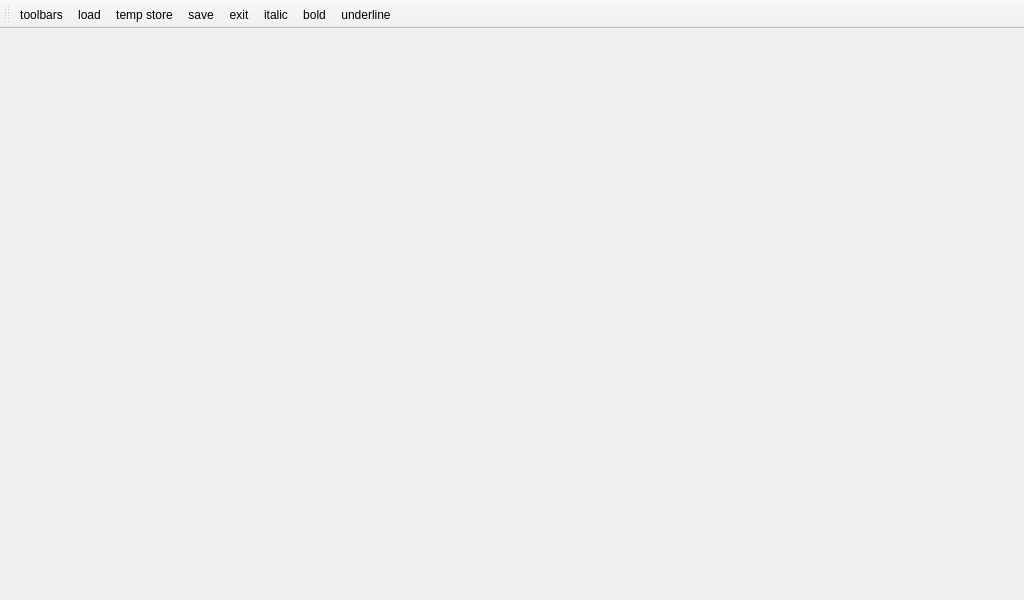
<?xml version="1.0" encoding="UTF-8"?>
<ui version="4.0">
 <class>EasyNoteMainWindow</class>
 <widget class="QMainWindow" name="EasyNoteMainWindow">
  <property name="geometry">
   <rect>
    <x>0</x>
    <y>0</y>
    <width>1024</width>
    <height>600</height>
   </rect>
  </property>
  <property name="minimumSize">
   <size>
    <width>1024</width>
    <height>600</height>
   </size>
  </property>
  <property name="windowTitle">
   <string>EasyNoteMainWindow</string>
  </property>
  <widget class="SideBarWidget" name="centralwidget"/>
  <widget class="QToolBar" name="toolBar">
   <property name="windowTitle">
    <string>toolBar</string>
   </property>
   <property name="toolButtonStyle">
    <enum>Qt::ToolButtonStyle::ToolButtonTextUnderIcon</enum>
   </property>
   <attribute name="toolBarArea">
    <enum>TopToolBarArea</enum>
   </attribute>
   <attribute name="toolBarBreak">
    <bool>false</bool>
   </attribute>
   <addaction name="actiontoolbars"/>
   <addaction name="actionload"/>
   <addaction name="actiontemp_store"/>
   <addaction name="actionsave"/>
   <addaction name="actionexit"/>
   <addaction name="actionitalic"/>
   <addaction name="actionbold"/>
   <addaction name="actionunderline"/>
  </widget>
  <action name="actionexit">
   <property name="icon">
    <iconset resource="../sources/icons.qrc">
     <normaloff>:/icons/exit.png</normaloff>:/icons/exit.png</iconset>
   </property>
   <property name="text">
    <string>exit</string>
   </property>
   <property name="menuRole">
    <enum>QAction::MenuRole::NoRole</enum>
   </property>
  </action>
  <action name="actiontoolbars">
   <property name="icon">
    <iconset resource="../sources/icons.qrc">
     <normaloff>:/icons/toolbox.png</normaloff>:/icons/toolbox.png</iconset>
   </property>
   <property name="text">
    <string>toolbars</string>
   </property>
   <property name="menuRole">
    <enum>QAction::MenuRole::NoRole</enum>
   </property>
  </action>
  <action name="actionload">
   <property name="icon">
    <iconset resource="../sources/icons.qrc">
     <normaloff>:/icons/open.png</normaloff>:/icons/open.png</iconset>
   </property>
   <property name="text">
    <string>load</string>
   </property>
   <property name="menuRole">
    <enum>QAction::MenuRole::NoRole</enum>
   </property>
  </action>
  <action name="actionsave">
   <property name="icon">
    <iconset resource="../sources/icons.qrc">
     <normaloff>:/icons/save.png</normaloff>:/icons/save.png</iconset>
   </property>
   <property name="text">
    <string>save</string>
   </property>
   <property name="menuRole">
    <enum>QAction::MenuRole::NoRole</enum>
   </property>
  </action>
  <action name="actiontemp_store">
   <property name="icon">
    <iconset resource="../sources/icons.qrc">
     <normaloff>:/icons/temp_store.png</normaloff>:/icons/temp_store.png</iconset>
   </property>
   <property name="text">
    <string>temp store</string>
   </property>
   <property name="menuRole">
    <enum>QAction::MenuRole::NoRole</enum>
   </property>
  </action>
  <action name="actionitalic">
   <property name="icon">
    <iconset resource="../sources/icons.qrc">
     <normaloff>:/icons/italic.png</normaloff>:/icons/italic.png</iconset>
   </property>
   <property name="text">
    <string>italic</string>
   </property>
   <property name="menuRole">
    <enum>QAction::MenuRole::NoRole</enum>
   </property>
  </action>
  <action name="actionbold">
   <property name="icon">
    <iconset resource="../sources/icons.qrc">
     <normaloff>:/icons/bold.png</normaloff>:/icons/bold.png</iconset>
   </property>
   <property name="text">
    <string>bold</string>
   </property>
   <property name="menuRole">
    <enum>QAction::MenuRole::NoRole</enum>
   </property>
  </action>
  <action name="actionunderline">
   <property name="icon">
    <iconset resource="../sources/icons.qrc">
     <normaloff>:/icons/underline.png</normaloff>:/icons/underline.png</iconset>
   </property>
   <property name="text">
    <string>underline</string>
   </property>
   <property name="menuRole">
    <enum>QAction::MenuRole::NoRole</enum>
   </property>
  </action>
 </widget>
 <customwidgets>
  <customwidget>
   <class>SideBarWidget</class>
   <extends>QWidget</extends>
   <header location="global">SideBarWidget.h</header>
   <container>1</container>
  </customwidget>
 </customwidgets>
 <resources>
  <include location="../sources/icons.qrc"/>
 </resources>
 <connections/>
</ui>
